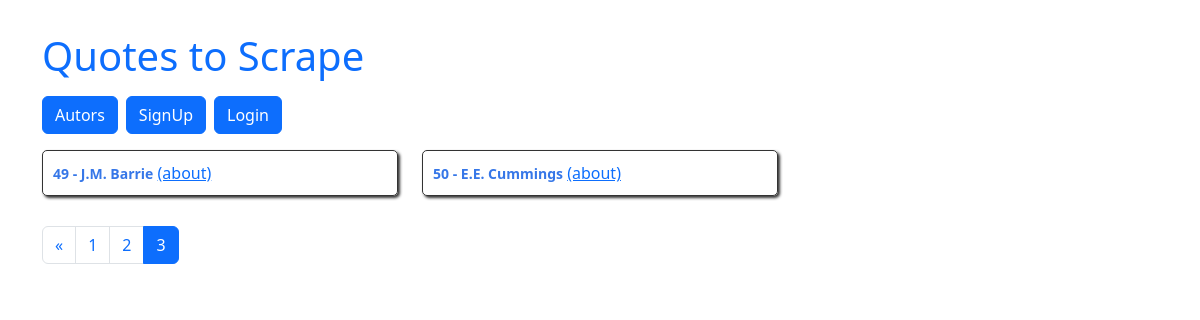
/authors/page/3/, run on an earlier commit of the app's database.
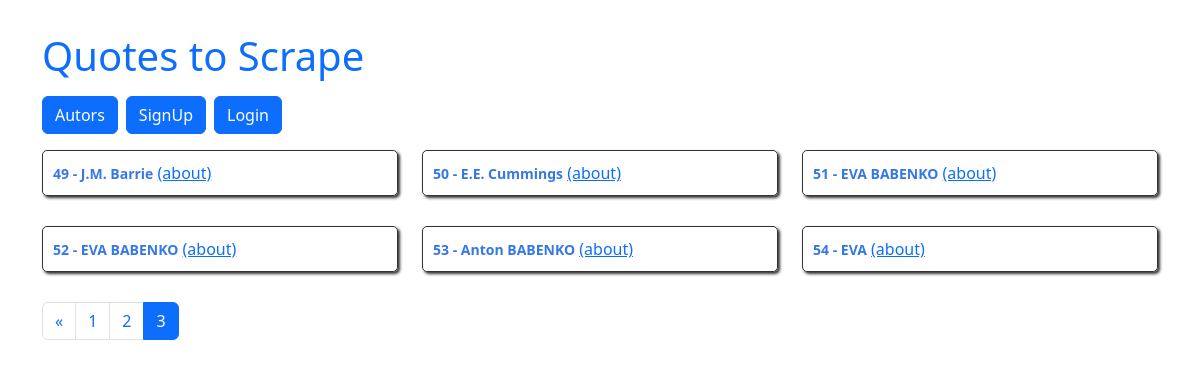
And on a later commit of the database.
### quotes/models.py (models this page shows, shortened)
class Author(models.Model):
    fullname = models.CharField(max_length=50)
    born_date = models.CharField(max_length=50)
    born_location = models.CharField(max_length=150)
    description = models.TextField()
    created_at = models.DateTimeField(auto_now_add=True)

### quotes/views.py (the view)
# urls.py: path('authors', views.authors, name='authors'),
def authors(request, page=1):
    autors = Author.objects.all()  # Отримуємо всіх Автори з бази даних SQLite
    per_page = 24
    paginator = Paginator(autors, per_page)
    authors_on_page = paginator.page(page)
    return render(request, 'quotes/authors.html',
                  context={'title': 'Autors', 'page': 'autors', 'authors': authors_on_page})

### templates/quotes/authors.html (shortened to what this page needs)
{% extends '_layouts/base.html' %}
{% block content %}
<div class="row">
    {% for author in authors %}
    <div class="col-md-4">
        <div class="quote" itemscope="" itemtype="http://schema.org/CreativeWork">
            <small class="author" itemprop="author">{{ author.id }} - {{ author.fullname }}</small>
            <a href="/author/{{ author.id }}" previewlistener="true">(about)</a>
        </div>
    </div>
    {% endfor %}
<nav>
    <ul class="pagination">
        {% if authors.has_previous %}
        <li class="page-item">
            <a class="page-link" href="{% url 'quotes:authors_paginated' 1 %}" aria-label="Previous">
                <span aria-hidden="true">&laquo;</span>
            </a>
        </li>
        {% endif %}
        {% for num in authors.paginator.page_range %}
        <li class="page-item {% if num == authors.number %}active{% endif %}">
            <a class="page-link" href="{% url 'quotes:authors_paginated' num %}">{{ num }}</a>
        </li>
        {% endfor %}
    </ul>
</nav>
</div>
{% endblock %}

What changed in the data, as far as the page shows it:
added Author: id "51", fullname "EVA BABENKO"
added Author: id "52", fullname "EVA BABENKO"
added Author: id "53", fullname "Anton BABENKO"
added Author: id "54", fullname "EVA"
